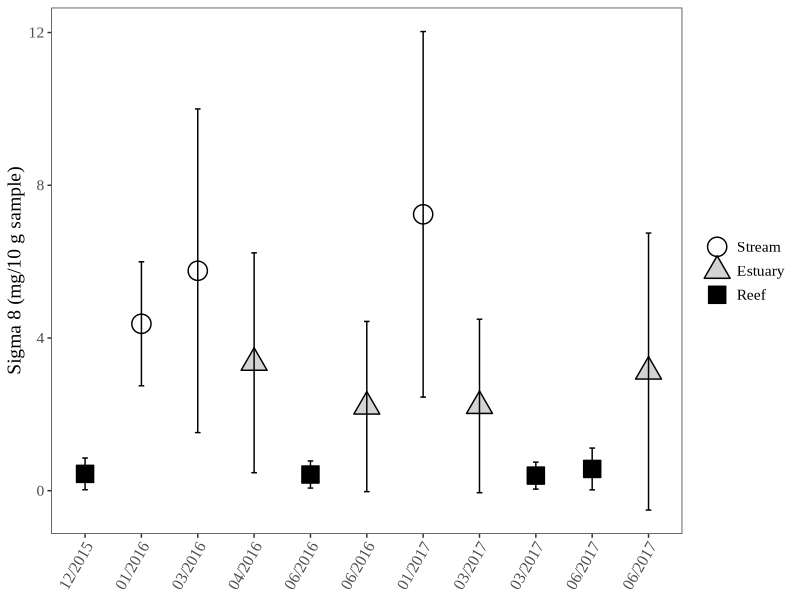
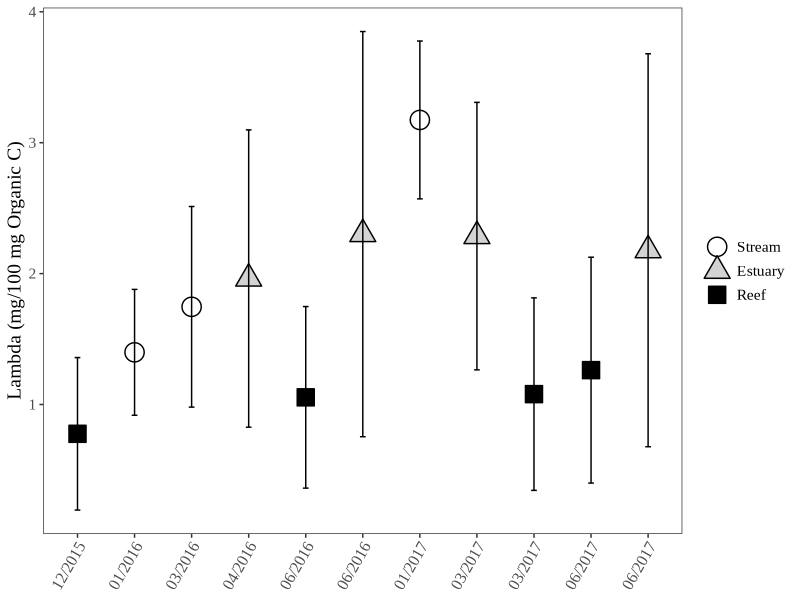
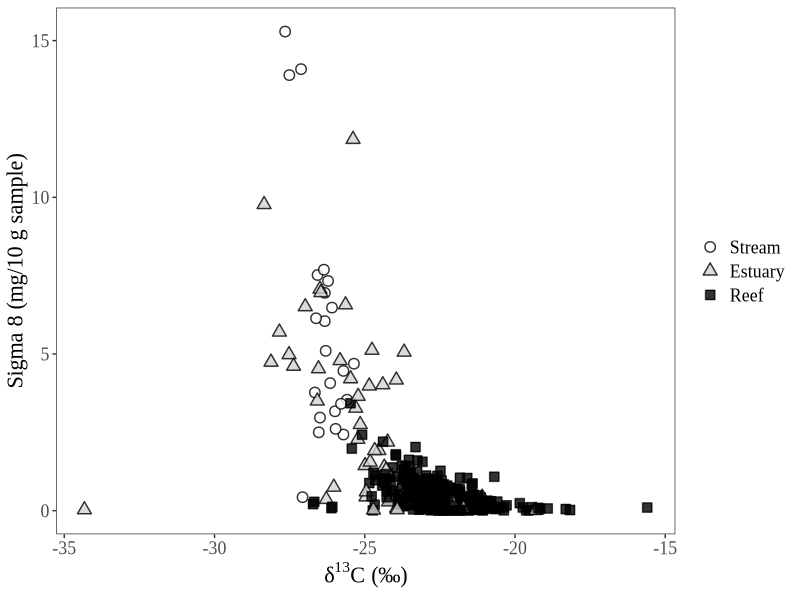
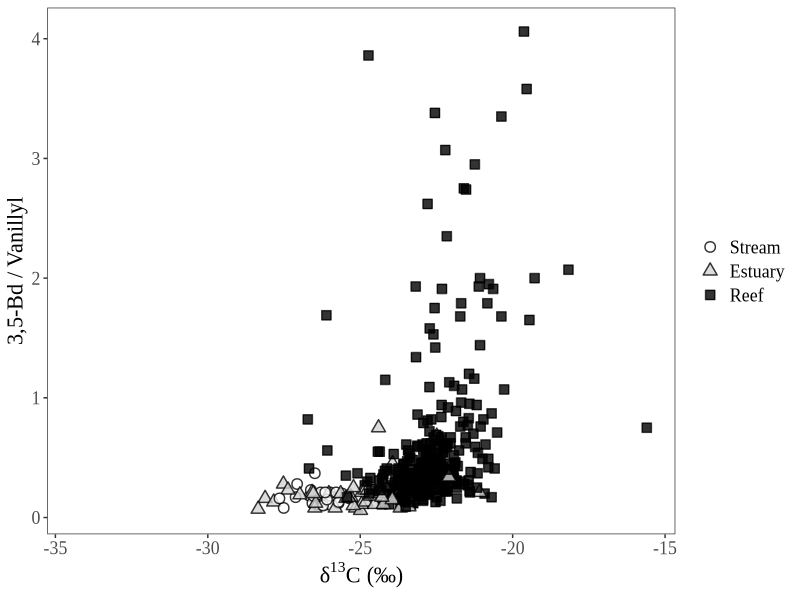
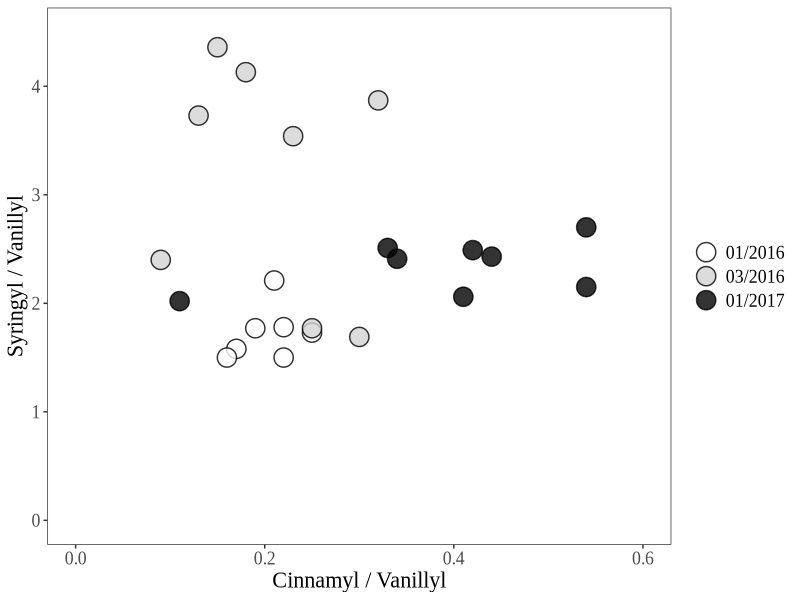
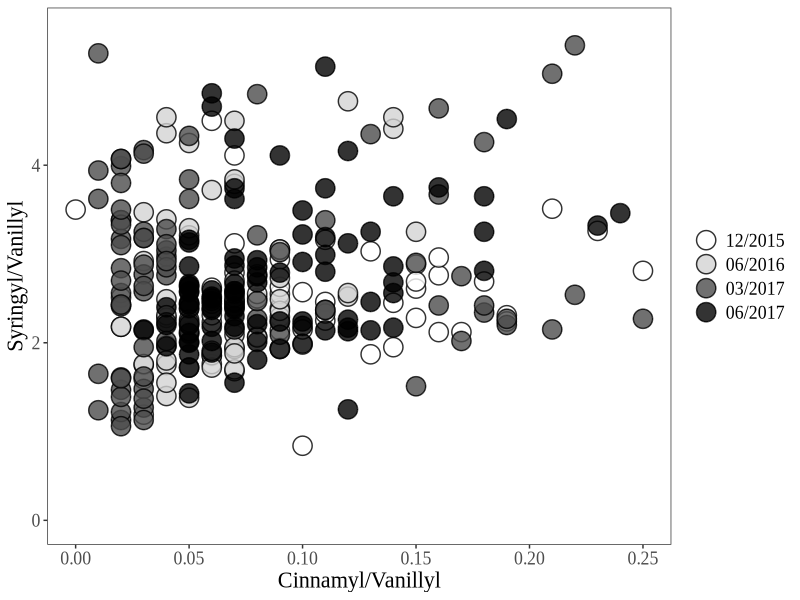
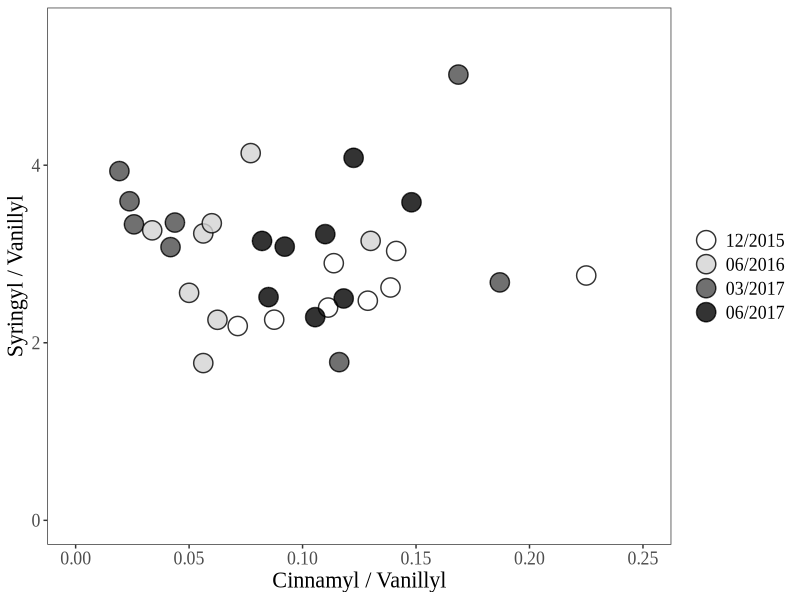
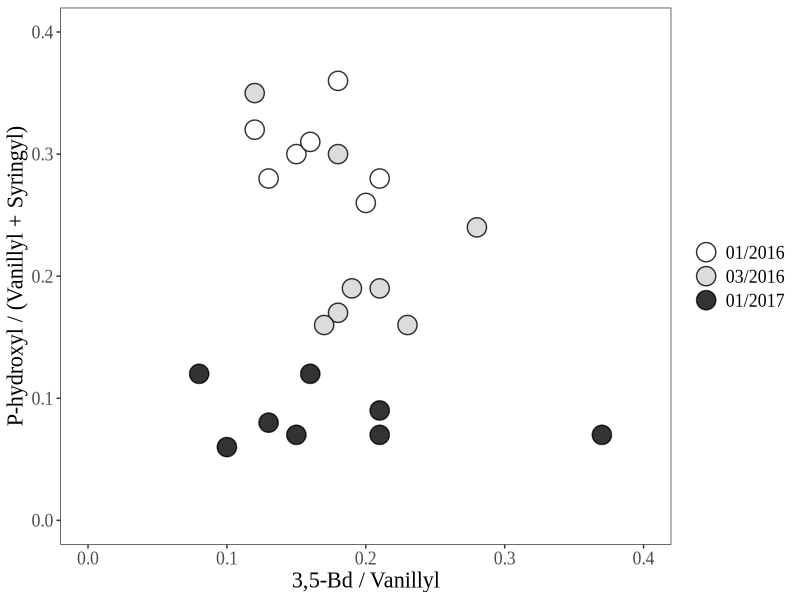

Reproduce these figures in R, in order.
## ---- chunk 1
knitr::opts_chunk$set(echo = TRUE)
## ---- chunk 2

master <- read.csv("RAPID_Master_Datasheet_add_region_streamcode.csv") # Loads the newly updated dataset, as of April 8, 2019. This same dataset is used for the linear mixed effects models.

# In addition, all NDs from Matthieu's original reports are replaced as NAs. For reasoning on why they are not 0s, see either of the other RMarkdown files in this project folder.

# Alright, so the seven outliers I'm removing will be 56, 66, 164, 238, 300, 387, and 389 from the original dataset. For reasoning on these 7, see LMEM Markdown file in this same project.

mastered <- master[ -c(56, 66, 164, 238, 300, 387, 389), ] # Removes outliers from original dataset.

# This dataset has already been QAQCed.

library(tidyverse)

## ---- chunk 3

# First, we will plot overall Sigma 8 and Lambda values.

Fig3_Stats <- mastered %>% # Takes the original dataset and then ...
  group_by(Group, Environment) %>% # Groups by date and environment and then ...
  summarize(Sig8 = mean(Sigma8, na.rm = TRUE), Sig8sd = sd(Sigma8, na.rm = TRUE), 
            Lam = mean(Lambda, na.rm = TRUE), Lamsd = sd(Lambda, na.rm = TRUE)) %>% # Summarizes and then...
  ungroup() # Ungroups data.

Fig3_Stats$Environment <- factor(Fig3_Stats$Environment, levels = c( "Stream", "Estuary", "Reef")) # Relevels.
Fig3_Stats$Group <- factor(Fig3_Stats$Group, levels = c( "A", "B", "C", "D", "E", "F", "I", "H", "G", "J", "K")) # Relevel the "Group" column so that it's presented in the best chronological order.

#tiff(filename = "/Users/heililowman/Documents/UC_Santa_Barbara/Research_Lignin/Figures/Manuscript_figure_files/Fig3A.tiff", width=6, height=4, unit="in", res=400) 
fig3a <- ggplot(Fig3_Stats, aes(Group, Sig8, shape=Environment, fill=Environment)) +
  scale_x_discrete(labels = c("12/2015", "01/2016", "03/2016", "04/2016", "06/2016", "06/2016", "01/2017", "03/2017", "03/2017", "06/2017", "06/2017")) +
  geom_point(size = 6,
             stroke = 0.75) + 
  scale_shape_manual(values = c(21, 24, 22)) +
  scale_fill_manual(values = c("white", "lightgrey", "black")) +
  geom_errorbar(data=Fig3_Stats, aes(ymin=Sig8-Sig8sd,ymax=Sig8+Sig8sd), width=0.1) +
  xlab("Sample Date") +
  ylab("Sigma 8 (mg/10 g sample)") + 
  theme_bw() +
  theme(panel.grid.major = element_blank(), panel.grid.minor = element_blank(),panel.background = element_blank()) + # This ensures the whole data grid is boxed in, which looks cleaner in text.
  theme(text=element_text(family="Times New Roman", size=14)) +
  theme(axis.text.x = element_text(angle = 60, hjust = 1)) +
  theme(axis.title.x=element_blank()) +
  theme(legend.title = element_blank())
#dev.off()

fig3a

#tiff(filename = "/Users/heililowman/Documents/UC_Santa_Barbara/Research_Lignin/Figures/Manuscript_figure_files/Fig3B.tiff", width=6, height=4, unit="in", res=400) 
fig3b <- ggplot(Fig3_Stats, aes(Group, Lam, shape=Environment, fill=Environment)) +
  scale_x_discrete(labels = c("12/2015", "01/2016", "03/2016", "04/2016", "06/2016", "06/2016", "01/2017", "03/2017", "03/2017", "06/2017", "06/2017")) +
  geom_point(size = 6,
             stroke = 0.75) + 
  scale_shape_manual(values = c(21, 24, 22)) +
  scale_fill_manual(values = c("white", "lightgrey", "black")) +
  geom_errorbar(data=Fig3_Stats, aes(ymin=Lam-Lamsd,ymax=Lam+Lamsd), width=0.1) +
  xlab("Sample Date") +
  ylab("Lambda (mg/100 mg Organic C)") + 
  theme_bw() +
  theme(panel.grid.major = element_blank(), panel.grid.minor = element_blank(),panel.background = element_blank()) +
  theme(text=element_text(family="Times New Roman", size=14)) +
  theme(axis.text.x = element_text(angle = 60, hjust = 1)) +
  theme(axis.title.x=element_blank()) +
  theme(legend.title = element_blank())
#dev.off()

fig3b

## ---- chunk 4

# Next, we will plot isotopic data versus Sigma 8 and 3,5-Bd/V values.

# I will remove one egregious outlier - this was not removed during the LMEMs since those models dealt with lignin phenol values only (and had no isotopes as fixed or random effects).

mastered$Environment <- factor(mastered$Environment, levels = c( "Stream", "Estuary", "Reef")) # Relevels.

# Need to keep the outlier in on the light end, because its the same distance from the nearest point as the outlier on the heavier end (and it was included on all of the LMEMs in the other file).

# I have also removed the designation of near/far from stream and just represented all marine sediments as reef sites - this distinction was not important in any of the models I ran, and I feel it doesn't add anything to the visual. Also, this will keep things consistent legend-wise with Figure 3.

#tiff(filename = "/Users/heililowman/Documents/UC_Santa_Barbara/Research_Lignin/Figures/Manuscript_figure_files/Fig4.tiff", width=12, height=6, unit="in", res=400) 
fig4 <- ggplot(mastered, aes (x=d13C, y=Sigma8, shape=Environment, fill=Environment)) +
  geom_point(size=3,
             stroke = 0.75,
             alpha = 0.8) +
  scale_shape_manual(values = c(21, 24, 22)) +
  scale_fill_manual(values = c("white", "lightgrey", "black")) +
  theme_bw() +
  theme(panel.grid.major = element_blank(), panel.grid.minor = element_blank(),panel.background = element_blank()) +
  theme(text=element_text(family="Times New Roman", size=16)) +
  xlab(expression("δ"^{13}*"C (‰)")) + # GAH! It's AMAZING I GOT THE SUPERSCRIPT TO WORK!!!
  ylab("Sigma 8 (mg/10 g sample)") +
  theme(legend.title = element_blank())
#dev.off

fig4

#tiff(filename = "/Users/heililowman/Documents/UC_Santa_Barbara/Research_Lignin/Figures/Manuscript_figure_files/Fig5.tiff", width=10, height=6, unit="in", res=400) 
fig5 <- ggplot(mastered, aes (x=d13C, y=Bd.V, shape=Environment, fill=Environment)) +
  geom_point(size=3,
             stroke = 0.75,
             alpha = 0.8) +
  scale_shape_manual(values = c(21, 24, 22)) +
  scale_fill_manual(values = c("white", "lightgrey", "black")) +
  theme_bw() +
  theme(panel.grid.major = element_blank(), panel.grid.minor = element_blank(),panel.background = element_blank()) +
  theme(text=element_text(family="Times New Roman", size=16)) +
  xlab(expression("δ"^{13}*"C (‰)")) +
  ylab("3,5-Bd / Vanillyl") +
  theme(legend.title = element_blank())
#dev.off

fig5

## ---- chunk 5

# So, this will be a plot of stream S/V and C/V values, but the boxes for source material will need to be added in in Powerpoint.

stream <- mastered %>%
  filter(Environment=="Stream") # Creates dataset of only stream data.

#tiff(filename = "/Users/heililowman/Documents/UC_Santa_Barbara/Research_Lignin/Figures/Manuscript_figure_files/Fig6.tiff", width=8, height=6, unit="in", res=400) 
fig6 <- ggplot(stream, aes (C.V,S.V, shape=Group_2, fill=Group_2)) +
  geom_point(size=6,
             stroke = 0.75,
             alpha = 0.8) +
  scale_shape_manual(values = c(21, 21, 21), labels = c("01/2016", "03/2016", "01/2017")) +
  scale_fill_manual(values = c("white", "lightgrey", "black"), labels = c("01/2016", "03/2016", "01/2017")) + # Need to duplicate labels in both calls so that legend works.
  xlim(0,0.6) +
  ylim(0,4.5) +
  theme_bw() +
  theme(panel.grid.major = element_blank(), panel.grid.minor = element_blank(),panel.background = element_blank()) +
  theme(text=element_text(family="Times New Roman", size=16)) +
  xlab("Cinnamyl / Vanillyl") +
  ylab("Syringyl / Vanillyl") +
  theme(legend.title = element_blank())
#dev.off

fig6

## ---- chunk 6

# And now to create a similar S/V vs. C/V figure for the marine sample data.

marine <- mastered %>%
  filter(Environment=="Reef") # Creates dataset of only marine data.

fig7a <- ggplot(marine, aes (C.V,S.V, shape=Group, fill=Group)) +
  geom_point(size=6,
             stroke = 0.75,
             alpha = 0.8) +
  scale_shape_manual(values = c(21, 21, 21, 21), labels = c("12/2015", "06/2016", "03/2017", "06/2017")) +
  scale_fill_manual(values = c("white", "lightgrey", "gray30", "black"), labels = c("12/2015", "06/2016", "03/2017", "06/2017")) + # Need to duplicate labels in both calls so that legend works.
  xlim(0,0.25) +
  ylim(0,5.5) +
  theme_bw() +
  theme(panel.grid.major = element_blank(), panel.grid.minor = element_blank(),panel.background = element_blank()) +
  theme(text=element_text(family="Times New Roman", size=16)) +
  xlab("Cinnamyl/Vanillyl") +
  ylab("Syringyl/Vanillyl") +
  theme(legend.title = element_blank())

fig7a

# Due to sheer number of points, let's consolidate by site for each sampling.

m_cvsv <- marine %>% 
  group_by(Site, Group) %>%     
  summarize(meanC.V = mean(C.V, na.rm = TRUE), CVsd = sd(C.V, na.rm = TRUE), meanS.V = mean(S.V, na.rm = TRUE), SVsd = sd(S.V, na.rm = TRUE),) %>%
  ungroup()

#tiff(filename = "/Users/heililowman/Documents/UC_Santa_Barbara/Research_Lignin/Figures/Manuscript_figure_files/Fig7.tiff", width=8, height=6, unit="in", res=400) 
fig7b <- ggplot(m_cvsv, aes (x=meanC.V, y=meanS.V, shape = Group, fill = Group)) +
  geom_point(size=6,
             stroke = 0.75,
             alpha = 0.8) +
  scale_shape_manual(values = c(21, 21, 21, 21), labels = c("12/2015", "06/2016", "03/2017", "06/2017")) +
  scale_fill_manual(values = c("white", "lightgrey", "gray30", "black"), labels = c("12/2015", "06/2016", "03/2017", "06/2017")) +
  #geom_errorbar(data=m_cvsv, aes(ymin=meanS.V-SVsd,ymax=meanS.V+SVsd)) +
  #geom_errorbarh(data=m_cvsv, aes(xmin=meanC.V-CVsd,xmax=meanC.V+CVsd)) +
  xlim(0,0.25) +
  ylim(0,5.5) +
  theme_bw() +
  theme(panel.grid.major = element_blank(), panel.grid.minor = element_blank(),panel.background = element_blank()) +
  theme(text=element_text(family="Times New Roman", size=16)) +
  xlab("Cinnamyl / Vanillyl") +
  ylab("Syringyl / Vanillyl") +
  theme(legend.title = element_blank())
#dev.off

# Did not include error bars because they do not add to the takeaway of the figure, and delineations between groupings are made clear by the results of the LMEMs.

fig7b

## ---- chunk 7

# Similar to Figure 6, this figure will plot degradation parameters for stream data only.

#tiff(filename = "/Users/heililowman/Documents/UC_Santa_Barbara/Research_Lignin/Figures/Manuscript_figure_files/Fig8.tiff", width=8, height=6, unit="in", res=400) 
fig8 <- ggplot(stream, aes (Bd.V,P..V.S., shape=Group_2, fill=Group_2)) +
  geom_point(size=6,
             stroke = 0.75,
             alpha = 0.8) +
  scale_shape_manual(values = c(21, 21, 21), labels = c("01/2016", "03/2016", "01/2017")) +
  scale_fill_manual(values = c("white", "lightgrey", "black"), labels = c("01/2016", "03/2016", "01/2017")) +
  xlim(0,0.4) +
  ylim(0,0.4) +
  theme_bw() +
  theme(panel.grid.major = element_blank(), panel.grid.minor = element_blank(),panel.background = element_blank()) +
  theme(text=element_text(family="Times New Roman", size=16)) +
  xlab("3,5-Bd / Vanillyl") +
  ylab("P-hydroxyl / (Vanillyl + Syringyl)") +
  theme(legend.title = element_blank())
#dev.off

fig8

## ---- chunk 8

# And finally, the code for the P/V+S vs. 3,5-Bd/V values for marine sites.

fig9a <- ggplot(marine, aes (Bd.V,P..V.S., shape=Group, fill=Group)) +
  geom_point(size=6,
             stroke = 0.75,
             alpha = 0.8) +
  scale_shape_manual(values = c(21, 21, 21, 21), labels = c("12/2015", "06/2016", "03/2017", "06/2017")) +
  scale_fill_manual(values = c("white", "lightgrey", "gray30", "black"), labels = c("12/2015", "06/2016", "03/2017", "06/2017")) +
  xlim(0,2) +
  ylim(0,1) +
  theme_bw() +
  theme(panel.grid.major = element_blank(), panel.grid.minor = element_blank(),panel.background = element_blank()) +
  theme(text=element_text(family="Times New Roman", size=16)) +
  xlab("3,5Bd / Vanillyl") +
  ylab("P-hydroxyl / (Vanillyl + Syringyl)") +
  theme(legend.title = element_blank())

fig9a

# Going to aggregate values again as we did in Figure 7.

m_bdvpvs <- marine %>% 
  group_by(Site, Group) %>%     
  summarize(meanBdV = mean(Bd.V, na.rm = TRUE), BdVsd = sd(Bd.V, na.rm = TRUE), meanPVS = mean(P..V.S., na.rm = TRUE), PVSsd = sd(P..V.S., na.rm = TRUE),) %>%
  ungroup()

#tiff(filename = "/Users/heililowman/Documents/UC_Santa_Barbara/Research_Lignin/Figures/Manuscript_figure_files/Fig9.tiff", width=8, height=6, unit="in", res=400) 
fig9b <- ggplot(m_bdvpvs, aes (x=meanBdV, y=meanPVS, shape = Group, fill = Group)) +
  geom_point(size=6,
             stroke = 0.75,
             alpha = 0.8) +
  scale_shape_manual(values = c(21, 21, 21, 21), labels = c("12/2015", "06/2016", "03/2017", "06/2017")) +
  scale_fill_manual(values = c("white", "lightgrey", "gray30", "black"), labels = c("12/2015", "06/2016", "03/2017", "06/2017")) +
  xlim(0,2) +
  ylim(0,1) +
  theme_bw() +
  theme(panel.grid.major = element_blank(), panel.grid.minor = element_blank(),panel.background = element_blank()) +
  theme(text=element_text(family="Times New Roman", size=16)) +
  xlab("3,5Bd / Vanillyl") +
  ylab("P-hydroxyl / (Vanillyl + Syringyl)") +
  theme(legend.title = element_blank())
#dev.off

fig9b
